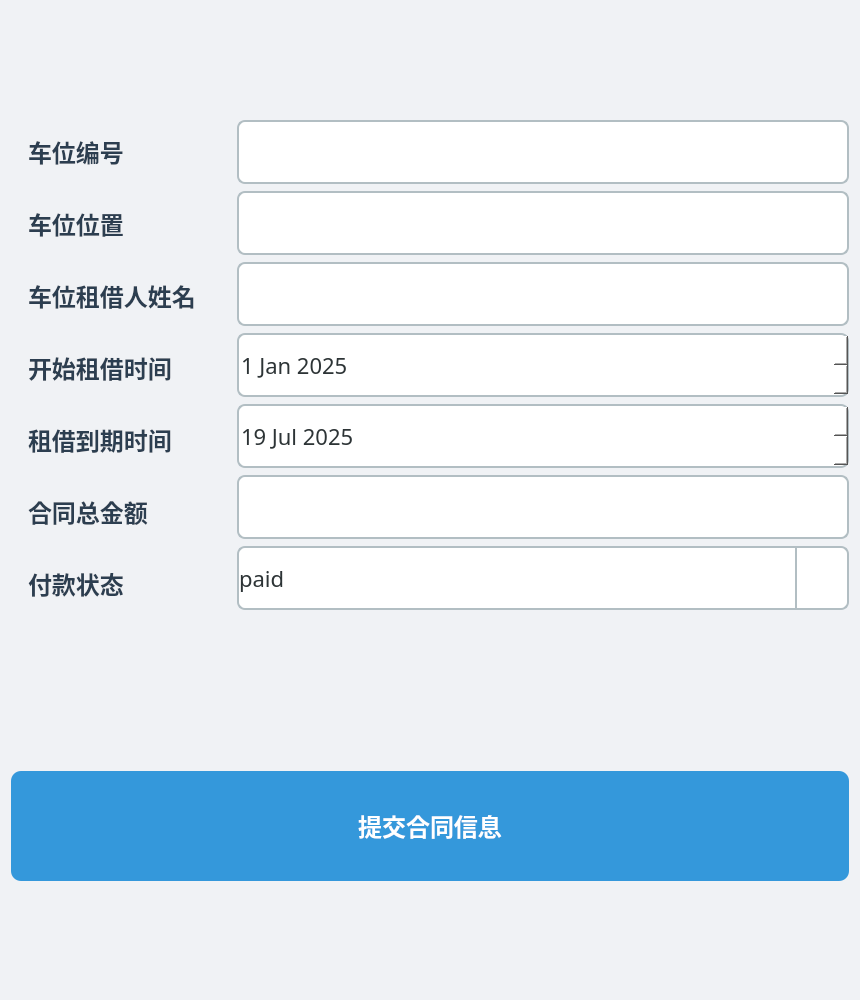
<?xml version="1.0" encoding="UTF-8"?>
<ui version="4.0">
 <class>add_carfield_rental</class>
 <widget class="QWidget" name="add_carfield_rental">
  <property name="geometry">
   <rect>
    <x>0</x>
    <y>0</y>
    <width>860</width>
    <height>1000</height>
   </rect>
  </property>
  <property name="font">
   <font>
    <family>微软雅黑</family>
    <pointsize>-1</pointsize>
   </font>
  </property>
  <property name="windowTitle">
   <string>Form</string>
  </property>
  <property name="autoFillBackground">
   <bool>false</bool>
  </property>
  <property name="styleSheet">
   <string notr="true">/* 基础样式 - 填充布局+超大字体 */
QWidget#add_carfield_rental {
    background-color: #f0f2f5;
    min-width: 800px;  /* 基础宽度，适配屏幕 */
    min-height: 1000px; /* 基础高度 */
      /* 内边距填充布局 */
}

/* 全局字体超大化 */
QWidget {
    font-family: &quot;微软雅黑&quot;;
    font-size: 22px;   /* 超大字体基准 */
    color: #2d3436;
}

/* 标签样式 - 加宽+居中对齐 */
QLabel {
    font-size: 24px;   /* 标签字体更大 */
    font-weight: bold;
    color: #2c3e50;
    min-width: 200px;  /* 加宽标签确保内容不换行 */
    padding: 15px 10px;/* 填充空间 */
    text-align: right; /* 右对齐，与输入框呼应 */
}

/* 输入控件 - 超大尺寸+填充效果 */
QLineEdit, QDateEdit, QComboBox {
    border: 2px solid #b2bec3;
    border-radius: 8px;
   
    font-size: 22px;
    min-height: 60px;   /* 超大输入框高度 */
    min-width: 400px;   /* 超大输入框宽度 */
    background-color: white;
    transition: all 0.3s ease;
}

/* 输入控件聚焦效果 */
QLineEdit:focus, QDateEdit:focus, QComboBox:focus {
    border-color: #3498db;
    box-shadow: 0 0 0 4px rgba(52,152,219,0.2);
    outline: none;
}

/* 下拉框特殊样式 */
QComboBox {
    padding-right: 60px; /* 预留下拉箭头空间 */
}
QComboBox::drop-down {
    width: 50px;
    border-left: 2px solid #b2bec3;
}
QComboBox::down-arrow {
    image: url(:/icons/arrow_down.png); /* 可替换为实际箭头图标 */
    width: 24px;
    height: 24px;
    margin-right: 15px;
}
QComboBox QAbstractItemView {
    font-size: 20px;
    padding: 15px;
    min-height: 50px;
    border-radius: 8px;
}

/* 日期选择器样式 */
QDateEdit {
    padding-right: 60px; /* 预留日历图标空间 */
}
QDateEdit::drop-down {
    width: 50px;
}
QDateEdit::down-arrow {
    image: url(:/icons/calendar.png); /* 可替换为实际日历图标 */
    width: 24px;
    height: 24px;
}

/* 按钮样式 - 超大尺寸+突出显示 */
QPushButton {
    background-color: #3498db;
    color: white;
    border: none;
    border-radius: 10px;
    padding: 20px 40px; /* 超大按钮填充 */
    font-size: 24px;
    font-weight: bold;
    min-height: 70px;   /* 超大按钮高度 */
    min-width: 250px;   /* 超大按钮宽度 */
    margin-top: 40px;   /* 与上方控件拉开距离，填充布局 */
    transition: all 0.3s ease;
}
QPushButton:hover {
    background-color: #2980b9;
    transform: translateY(-3px);
    box-shadow: 0 8px 15px rgba(52,152,219,0.3);
}
QPushButton:pressed {
    background-color: #21618c;
    transform: translateY(0);
}

/* 布局调整 - 增加行间距填充布局 */
QVBoxLayout, QHBoxLayout, QGridLayout {
    spacing: 25px; /* 加大控件间距，填充布局空间 */
}</string>
  </property>
  <layout class="QGridLayout" name="gridLayout">
   <item row="0" column="1">
    <layout class="QVBoxLayout" name="verticalLayout_2">
     <item>
      <widget class="QLineEdit" name="space_idlineEdit_3"/>
     </item>
     <item>
      <widget class="QLineEdit" name="location_lineEdit"/>
     </item>
     <item>
      <widget class="QLineEdit" name="ownername_lineEdit_2"/>
     </item>
     <item>
      <widget class="QDateEdit" name="start_dateEdit">
       <property name="date">
        <date>
         <year>2025</year>
         <month>1</month>
         <day>1</day>
        </date>
       </property>
      </widget>
     </item>
     <item>
      <widget class="QDateEdit" name="end_dateEdit">
       <property name="minimumDate">
        <date>
         <year>2000</year>
         <month>9</month>
         <day>14</day>
        </date>
       </property>
       <property name="date">
        <date>
         <year>2025</year>
         <month>7</month>
         <day>19</day>
        </date>
       </property>
      </widget>
     </item>
     <item>
      <widget class="QLineEdit" name="fee_lineEdit"/>
     </item>
     <item>
      <widget class="QComboBox" name="payment_status_comboBox">
       <item>
        <property name="text">
         <string>paid</string>
        </property>
       </item>
       <item>
        <property name="text">
         <string>unpaid</string>
        </property>
       </item>
      </widget>
     </item>
    </layout>
   </item>
   <item row="0" column="0">
    <layout class="QVBoxLayout" name="verticalLayout">
     <item>
      <widget class="QLabel" name="label">
       <property name="font">
        <font>
         <family>微软雅黑</family>
         <pointsize>-1</pointsize>
         <weight>75</weight>
         <bold>true</bold>
        </font>
       </property>
       <property name="text">
        <string>车位编号</string>
       </property>
      </widget>
     </item>
     <item>
      <widget class="QLabel" name="label_7">
       <property name="font">
        <font>
         <family>微软雅黑</family>
         <pointsize>-1</pointsize>
         <weight>75</weight>
         <bold>true</bold>
        </font>
       </property>
       <property name="text">
        <string>车位位置</string>
       </property>
      </widget>
     </item>
     <item>
      <widget class="QLabel" name="label_2">
       <property name="font">
        <font>
         <family>微软雅黑</family>
         <pointsize>-1</pointsize>
         <weight>75</weight>
         <bold>true</bold>
        </font>
       </property>
       <property name="text">
        <string>车位租借人姓名</string>
       </property>
      </widget>
     </item>
     <item>
      <widget class="QLabel" name="label_3">
       <property name="font">
        <font>
         <family>微软雅黑</family>
         <pointsize>-1</pointsize>
         <weight>75</weight>
         <bold>true</bold>
        </font>
       </property>
       <property name="text">
        <string>开始租借时间</string>
       </property>
      </widget>
     </item>
     <item>
      <widget class="QLabel" name="label_4">
       <property name="font">
        <font>
         <family>微软雅黑</family>
         <pointsize>-1</pointsize>
         <weight>75</weight>
         <bold>true</bold>
        </font>
       </property>
       <property name="text">
        <string>租借到期时间</string>
       </property>
      </widget>
     </item>
     <item>
      <widget class="QLabel" name="label_5">
       <property name="font">
        <font>
         <family>微软雅黑</family>
         <pointsize>-1</pointsize>
         <weight>75</weight>
         <bold>true</bold>
        </font>
       </property>
       <property name="text">
        <string>合同总金额</string>
       </property>
      </widget>
     </item>
     <item>
      <widget class="QLabel" name="label_6">
       <property name="font">
        <font>
         <family>微软雅黑</family>
         <pointsize>-1</pointsize>
         <weight>75</weight>
         <bold>true</bold>
        </font>
       </property>
       <property name="text">
        <string>付款状态</string>
       </property>
      </widget>
     </item>
    </layout>
   </item>
   <item row="1" column="0" colspan="2">
    <widget class="QPushButton" name="submit_pushButton">
     <property name="font">
      <font>
       <family>微软雅黑</family>
       <pointsize>-1</pointsize>
       <weight>75</weight>
       <bold>true</bold>
      </font>
     </property>
     <property name="text">
      <string>提交合同信息</string>
     </property>
    </widget>
   </item>
  </layout>
 </widget>
 <resources/>
 <connections/>
</ui>
